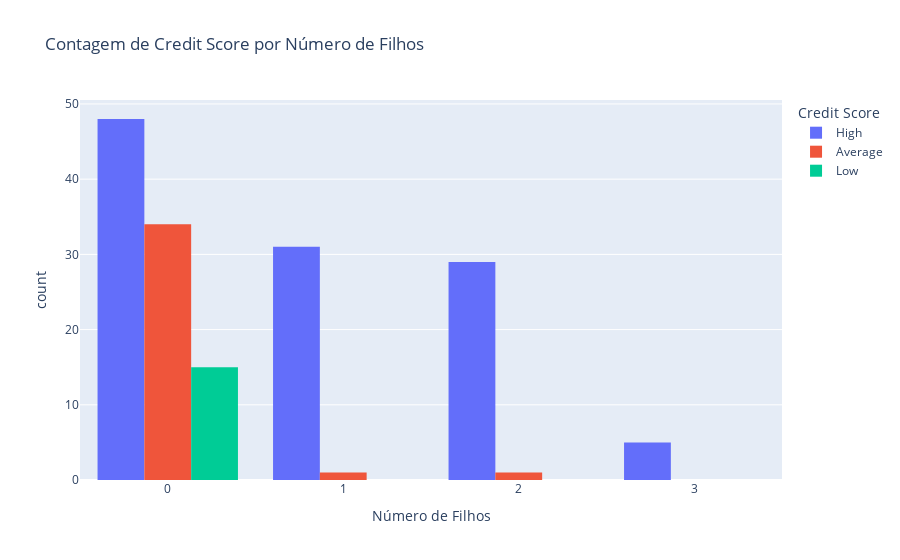
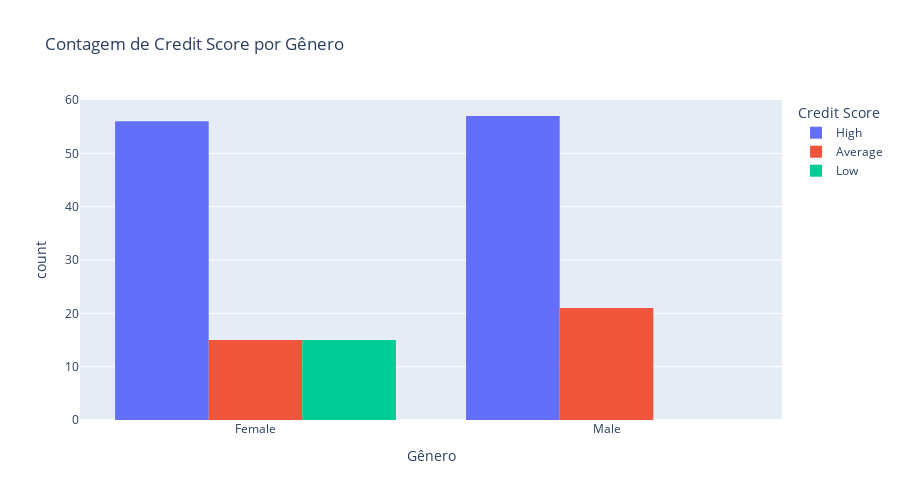
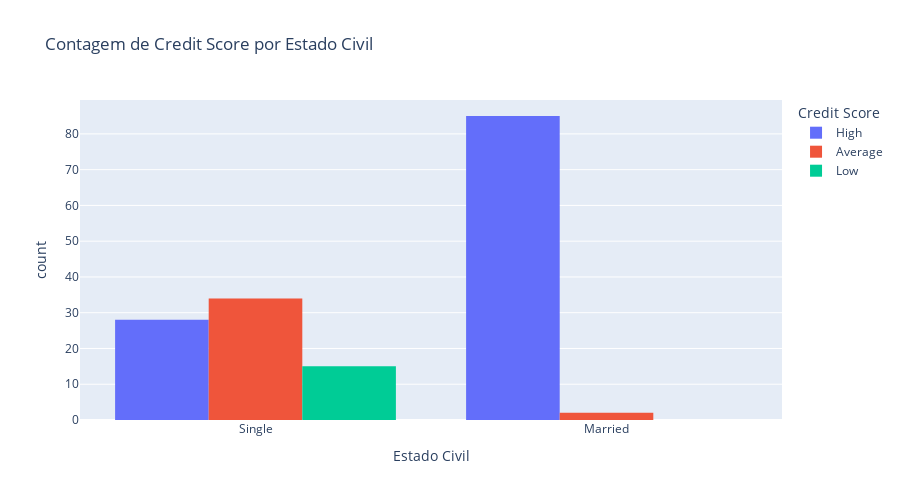

Notebook code cell kept with these figures, in order:
### Markdown cell above
### 3 Perguntas e Insigths

Existe uma correlação linear (positiva ou negativa) entre o aumento do Number of Children e a proporção de Credit Score "High" (ou "Low")?

Qual a diferença percentual no Credit Score "High" (ou "Low") entre os grupos de Gender?

Existe um status civil (Marital Status) que é estatisticamente mais propenso a ter um Credit Score classificado como "High"?


### Insight Sintético (INSSIG)

O perfil de **baixo risco** (associado a scores "High") é fortemente dominado por clientes em situação de **estabilidade doméstica e menor dependência familiar**, o que sugere que o risco financeiro é amplamente mitigado pela estrutura da unidade familiar.

**Detalhes da Evidência Cruzada:**

1.  **Estado Civil (`Marital Status`):** O grupo **"Married" (Casado)** demonstra a maior estabilidade e menor risco, com **97.78%** de seus membros classificados com score "High" (e 0% "Low"), representando um segmento de *risco quase nulo*. O oposto, **"Single" (Solteiro)**, tem uma proporção muito maior de risco ("Low") em **15.48%**.
2.  **Gênero (`Gender`):** Embora as contagens de score "High" sejam semelhantes, a distribuição de risco difere. O grupo **"Female" (Feminino)** apresenta uma taxa de score "Low" de **17.44%**, enquanto o grupo **"Male" (Masculino)** não apresenta nenhum score "Low" (**0.00%**). Isso sugere que o gênero feminino, neste dataset, está associado ao **maior risco pontual** de default.
3.  **Número de Filhos (`Number of Children`):** O risco é inversamente proporcional ao número de filhos. Clientes **sem filhos (0)** são os que apresentam o **maior risco de score "Low" (15.46%)**. Curiosamente, clientes com **1 ou 2 filhos** apresentam uma estabilidade financeira quase perfeita (**0.00% de score "Low"**), indicando que um nível moderado de responsabilidade familiar não aumenta o risco e pode até correlacionar-se com maior estabilidade.

---

### Ação Estratégica Sugerida

Para maximizar a lucratividade e minimizar o risco, a empresa deve:

1.  **Priorizar o Segmento "Casado":** Focar em ofertas de crédito e limites mais altos para clientes **"Married"**, pois o risco é insignificante.
2.  **Revisitar o Segmento "Single":** Implementar políticas de crédito mais rigorosas e cautelosas, ou exigir garantias adicionais, para o segmento **"Single"**, especialmente para o **gênero feminino** (que tem o maior percentual de score "Low"), cruzando essa informação com a renda para mitigar o risco.
3.  **Analisar "Sem Filhos":** Investigar o motivo da alta taxa de risco no grupo **"Number of Children = 0"** para ver se isso é explicado por serem jovens (baixa renda/histórico) ou por serem solteiros (o fator de risco já identificado).

### Code cell
# ANALISE ADICIONAL

# NUMBER CHILDREN VS CREDIT SCORE
                            # ----------------------------------------------------------------------

column_children = 'Number of Children'
column_credit_score = 'Credit Score'

# Certifique-se de que a coluna de filhos é numérica (int/float)
# O pd.crosstab geralmente lida bem com inteiros, mas se for float, pode criar muitas linhas.
# Assumimos que a coluna já está limpa.


# Tabela Cruzada de Contagem

tabela_agrupada_filhos = pd.crosstab(
    df[column_children],       # Linhas: Número de Filhos
    df[column_credit_score],   # Colunas: Credit Score
    margins=True,              # Inclui totais (All)
    normalize=False
)

print("Tabela de Contagem: Número de Filhos vs. Credit Score")
print(tabela_agrupada_filhos)
print("-" * 70)



# Tabela Cruzada de Percentual (Por Linha)

# Isso mostra: Para clientes com X filhos, qual a % de cada Credit Score.
tabela_percentual_filhos = pd.crosstab(
    df[column_children],
    df[column_credit_score],
    normalize='index' # Normaliza por linha (o total de cada linha será 100%)
).mul(100).round(2)

print("\nTabela de Percentual (Por Número de Filhos):")
print(tabela_percentual_filhos)

# Histograma Agrupado para visualização da distribuição do Score por Número de Filhos
fig_filhos = px.histogram(
    df,
    x=column_children,            # Número de Filhos no eixo X
    color=column_credit_score,    # Credit Score para agrupar e colorir as barras
    
    barmode='group',              # Coloca as barras lado a lado
    
    title='Contagem de Credit Score por Número de Filhos',
    labels={
        column_children: 'Número de Filhos',
        column_credit_score: 'Credit Score',
        'count': 'Frequência de Clientes'
    },
    # Garante que 'Number of Children' seja tratado como categoria no eixo X
    category_orders={column_children: sorted(df[column_children].unique())}
)

fig_filhos.show()


                            # ----------------------------------------------------------------------
                            #  GENDER VS CREDIT SCORE
                            # ----------------------------------------------------------------------


column_gender = 'Gender'
column_credit_score = 'Credit Score'


# Tabela Cruzada de Contagem


tabela_agrupada_genero = pd.crosstab(
    df[column_gender],         # Linhas: Gênero
    df[column_credit_score],   # Colunas: Credit Score
    margins=True,              # Inclui totais (All)
    normalize=False
)

print("Tabela de Contagem: Gênero vs. Credit Score")
print(tabela_agrupada_genero)
print("-" * 70)


# Tabela Cruzada de Percentual (Por Linha)

# Mostra, para cada gênero, qual a PROPORÇÃO de cada Credit Score.
tabela_percentual_genero = pd.crosstab(
    df[column_gender],
    df[column_credit_score],
    normalize='index' # Normaliza por linha (o total de cada linha será 100%)
).mul(100).round(2)

print("\nTabela de Percentual (Por Gênero):")
print(tabela_percentual_genero)

# Histograma Agrupado para visualização da distribuição do Score por Gênero
fig_genero = px.histogram(
    df,
    x=column_gender,              # Gênero no eixo X
    color=column_credit_score,    # Credit Score para agrupar e colorir as barras
    
    barmode='group',              # Coloca as barras lado a lado
    
    title='Contagem de Credit Score por Gênero',
    labels={
        column_gender: 'Gênero',
        column_credit_score: 'Credit Score',
        'count': 'Frequência de Clientes'
    },
    height=500
)

fig_genero.show()

                            # ----------------------------------------------------------------------
                            # MARITAL STATUS VS CREDIT SCORE
                            # ----------------------------------------------------------------------

column_marital_status = 'Marital Status'
column_credit_score = 'Credit Score'


# 1. Tabela Cruzada de Contagem

tabela_agrupada_marital = pd.crosstab(
    df[column_marital_status],  # Linhas: Estado Civil
    df[column_credit_score],   # Colunas: Credit Score
    margins=True,              # Inclui totais (All)
    normalize=False
)

print("Tabela de Contagem: Estado Civil vs. Credit Score")
print(tabela_agrupada_marital)
print("-" * 70)



# Tabela Cruzada de Percentual (Por Linha)

# Isso mostra: Para cada estado civil, qual a PROPORÇÃO de cada Credit Score.
tabela_percentual_marital = pd.crosstab(
    df[column_marital_status],
    df[column_credit_score],
    normalize='index' # Normaliza por linha (o total de cada linha será 100%)
).mul(100).round(2)

print("\nTabela de Percentual (Por Estado Civil):")
print(tabela_percentual_marital)


# Histograma Agrupado para visualização da distribuição do Score por Estado Civil
fig_marital = px.histogram(
    df,
    x=column_marital_status,      # Estado Civil no eixo X
    color=column_credit_score,    # Credit Score para agrupar e colorir as barras
    
    barmode='group',              # Coloca as barras lado a lado
    
    title='Contagem de Credit Score por Estado Civil',
    labels={
        column_marital_status: 'Estado Civil',
        column_credit_score: 'Credit Score',
        'count': 'Frequência de Clientes'
    },
    height=500
)

# Adicionando uma ordem lógica (se aplicável, ajuste a ordem conforme seus dados)
# Exemplo: 'Married' primeiro, 'Single', 'Divorced', 'Widowed'
# fig_marital.update_xaxes(categoryorder='array', categoryarray=['Married', 'Single', 'Divorced', 'Widowed'])

fig_marital.show()

### Figure 1 — Plotly figure (JSON) as saved in the notebook; plotly's stock layout.template omitted (floating-point values rounded to 4 significant figures)
{"data": [{"alignmentgroup": "True", "bingroup": "x", "hovertemplate": "Credit Score=High<br>Número de Filhos=%{x}<br>count=%{y}<extra></extra>", "legendgroup": "High", "marker": {"color": "#636efa", "pattern": {"shape": ""}}, "name": "High", "offsetgroup": "High", "orientation": "v", "showlegend": true, "type": "histogram", "x": [0, 2, 1, 0, 3, 0, 2, 0, 1, 0, 2, 0, 1, 0, 2, 0, 1, 0, 2, 0, 1, 2, 1, 0, 3, 0, 2, 0, 1, 0, 2, 0, 1, 0, 2, 0, 1, 0, 2, 0, 1, 2, 1, 2, 1, 0, 3, 0, 2, 0, 1, 0, 2, 0, 1, 0, 2, 0, 1, 0, 2, 0, 1, 2, 1, 2, 1, 0, 3, 0, 2, 0, 1, 0, 2, 0, 1, 0, 2, 0, 1, 0, 2, 0, 1, 2, 1, 2, 1, 1, 0, 0, 1, 2, 1, 0, 3, 0, 2, 0, 1, 0, 2, 0, 1, 0, 2, 0, 1, 0, 2, 0, 1], "xaxis": "x", "yaxis": "y"}, {"alignmentgroup": "True", "bingroup": "x", "hovertemplate": "Credit Score=Average<br>Número de Filhos=%{x}<br>count=%{y}<extra></extra>", "legendgroup": "Average", "marker": {"color": "#EF553B", "pattern": {"shape": ""}}, "name": "Average", "offsetgroup": "Average", "orientation": "v", "showlegend": true, "type": "histogram", "x": [0, 0, 0, 0, 0, 0, 0, 0, 0, 0, 0, 0, 0, 0, 0, 0, 0, 0, 0, 0, 0, 0, 0, 0, 0, 0, 0, 0, 1, 2, 0, 0, 0, 0, 0, 0], "xaxis": "x", "yaxis": "y"}, {"alignmentgroup": "True", "bingroup": "x", "hovertemplate": "Credit Score=Low<br>Número de Filhos=%{x}<br>count=%{y}<extra></extra>", "legendgroup": "Low", "marker": {"color": "#00cc96", "pattern": {"shape": ""}}, "name": "Low", "offsetgroup": "Low", "orientation": "v", "showlegend": true, "type": "histogram", "x": [0, 0, 0, 0, 0, 0, 0, 0, 0, 0, 0, 0, 0, 0, 0], "xaxis": "x", "yaxis": "y"}], "layout": {"barmode": "group", "legend": {"title": {"text": "Credit Score"}, "tracegroupgap": 0}, "title": {"text": "Contagem de Credit Score por Número de Filhos"}, "xaxis": {"anchor": "y", "categoryarray": [0, 1, 2, 3], "categoryorder": "array", "domain": [0, 1], "title": {"text": "Número de Filhos"}}, "yaxis": {"anchor": "x", "domain": [0, 1], "title": {"text": "count"}}}}

### Figure 2 — Plotly figure (JSON) as saved in the notebook; plotly's stock layout.template omitted (floating-point values rounded to 4 significant figures)
{"data": [{"alignmentgroup": "True", "bingroup": "x", "hovertemplate": "Credit Score=High<br>Gênero=%{x}<br>count=%{y}<extra></extra>", "legendgroup": "High", "marker": {"color": "#636efa", "pattern": {"shape": ""}}, "name": "High", "offsetgroup": "High", "orientation": "v", "showlegend": true, "type": "histogram", "x": ["Female", "Male", "Female", "Male", "Female", "Male", "Female", "Male", "Female", "Male", "Female", "Male", "Female", "Male", "Female", "Male", "Female", "Male", "Female", "Male", "Female", "Male", "Female", "Male", "Female", "Male", "Female", "Male", "Female", "Male", "Female", "Male", "Female", "Male", "Female", "Male", "Female", "Male", "Female", "Male", "Female", "Male", "Female", "Male", "Female", "Male", "Female", "Male", "Female", "Male", "Female", "Male", "Female", "Male", "Female", "Male", "Female", "Male", "Female", "Male", "Female", "Male", "Female", "Male", "Female", "Male", "Female", "Male", "Female", "Male", "Female", "Male", "Female", "Male", "Female", "Male", "Female", "Male", "Female", "Male", "Female", "Male", "Female", "Male", "Female", "Male", "Female", "Male", "Female", "Female", "Male", "Male", "Male", "Male", "Female", "Male", "Female", "Male", "Female", "Male", "Female", "Male", "Female", "Male", "Female", "Male", "Female", "Male", "Female", "Male", "Female", "Male", "Female"], "xaxis": "x", "yaxis": "y"}, {"alignmentgroup": "True", "bingroup": "x", "hovertemplate": "Credit Score=Average<br>Gênero=%{x}<br>count=%{y}<extra></extra>", "legendgroup": "Average", "marker": {"color": "#EF553B", "pattern": {"shape": ""}}, "name": "Average", "offsetgroup": "Average", "orientation": "v", "showlegend": true, "type": "histogram", "x": ["Female", "Male", "Male", "Male", "Male", "Female", "Female", "Male", "Male", "Male", "Male", "Female", "Female", "Female", "Male", "Male", "Male", "Male", "Female", "Female", "Female", "Male", "Male", "Male", "Male", "Female", "Female", "Male", "Female", "Female", "Female", "Female", "Male", "Male", "Male", "Male"], "xaxis": "x", "yaxis": "y"}, {"alignmentgroup": "True", "bingroup": "x", "hovertemplate": "Credit Score=Low<br>Gênero=%{x}<br>count=%{y}<extra></extra>", "legendgroup": "Low", "marker": {"color": "#00cc96", "pattern": {"shape": ""}}, "name": "Low", "offsetgroup": "Low", "orientation": "v", "showlegend": true, "type": "histogram", "x": ["Female", "Female", "Female", "Female", "Female", "Female", "Female", "Female", "Female", "Female", "Female", "Female", "Female", "Female", "Female"], "xaxis": "x", "yaxis": "y"}], "layout": {"barmode": "group", "height": 500, "legend": {"title": {"text": "Credit Score"}, "tracegroupgap": 0}, "title": {"text": "Contagem de Credit Score por Gênero"}, "xaxis": {"anchor": "y", "domain": [0, 1], "title": {"text": "Gênero"}}, "yaxis": {"anchor": "x", "domain": [0, 1], "title": {"text": "count"}}}}

### Figure 3 — Plotly figure (JSON) as saved in the notebook; plotly's stock layout.template omitted (floating-point values rounded to 4 significant figures)
{"data": [{"alignmentgroup": "True", "bingroup": "x", "hovertemplate": "Credit Score=High<br>Estado Civil=%{x}<br>count=%{y}<extra></extra>", "legendgroup": "High", "marker": {"color": "#636efa", "pattern": {"shape": ""}}, "name": "High", "offsetgroup": "High", "orientation": "v", "showlegend": true, "type": "histogram", "x": ["Single", "Married", "Married", "Single", "Married", "Married", "Married", "Single", "Married", "Married", "Married", "Single", "Married", "Married", "Married", "Single", "Married", "Married", "Married", "Single", "Married", "Married", "Married", "Single", "Married", "Married", "Married", "Single", "Married", "Married", "Married", "Single", "Married", "Married", "Married", "Single", "Married", "Married", "Married", "Single", "Married", "Married", "Married", "Married", "Married", "Single", "Married", "Married", "Married", "Single", "Married", "Married", "Married", "Single", "Married", "Married", "Married", "Single", "Married", "Married", "Married", "Single", "Married", "Married", "Married", "Married", "Married", "Single", "Married", "Married", "Married", "Single", "Married", "Married", "Married", "Single", "Married", "Married", "Married", "Single", "Married", "Married", "Married", "Single", "Married", "Married", "Married", "Married", "Married", "Married", "Single", "Single", "Married", "Married", "Married", "Single", "Married", "Married", "Married", "Single", "Married", "Married", "Married", "Single", "Married", "Married", "Married", "Single", "Married", "Married", "Married", "Single", "Married"], "xaxis": "x", "yaxis": "y"}, {"alignmentgroup": "True", "bingroup": "x", "hovertemplate": "Credit Score=Average<br>Estado Civil=%{x}<br>count=%{y}<extra></extra>", "legendgroup": "Average", "marker": {"color": "#EF553B", "pattern": {"shape": ""}}, "name": "Average", "offsetgroup": "Average", "orientation": "v", "showlegend": true, "type": "histogram", "x": ["Single", "Single", "Single", "Single", "Single", "Single", "Single", "Single", "Single", "Single", "Single", "Single", "Single", "Single", "Single", "Single", "Single", "Single", "Single", "Single", "Single", "Single", "Single", "Single", "Single", "Single", "Single", "Single", "Married", "Married", "Single", "Single", "Single", "Single", "Single", "Single"], "xaxis": "x", "yaxis": "y"}, {"alignmentgroup": "True", "bingroup": "x", "hovertemplate": "Credit Score=Low<br>Estado Civil=%{x}<br>count=%{y}<extra></extra>", "legendgroup": "Low", "marker": {"color": "#00cc96", "pattern": {"shape": ""}}, "name": "Low", "offsetgroup": "Low", "orientation": "v", "showlegend": true, "type": "histogram", "x": ["Single", "Single", "Single", "Single", "Single", "Single", "Single", "Single", "Single", "Single", "Single", "Single", "Single", "Single", "Single"], "xaxis": "x", "yaxis": "y"}], "layout": {"barmode": "group", "height": 500, "legend": {"title": {"text": "Credit Score"}, "tracegroupgap": 0}, "title": {"text": "Contagem de Credit Score por Estado Civil"}, "xaxis": {"anchor": "y", "domain": [0, 1], "title": {"text": "Estado Civil"}}, "yaxis": {"anchor": "x", "domain": [0, 1], "title": {"text": "count"}}}}
